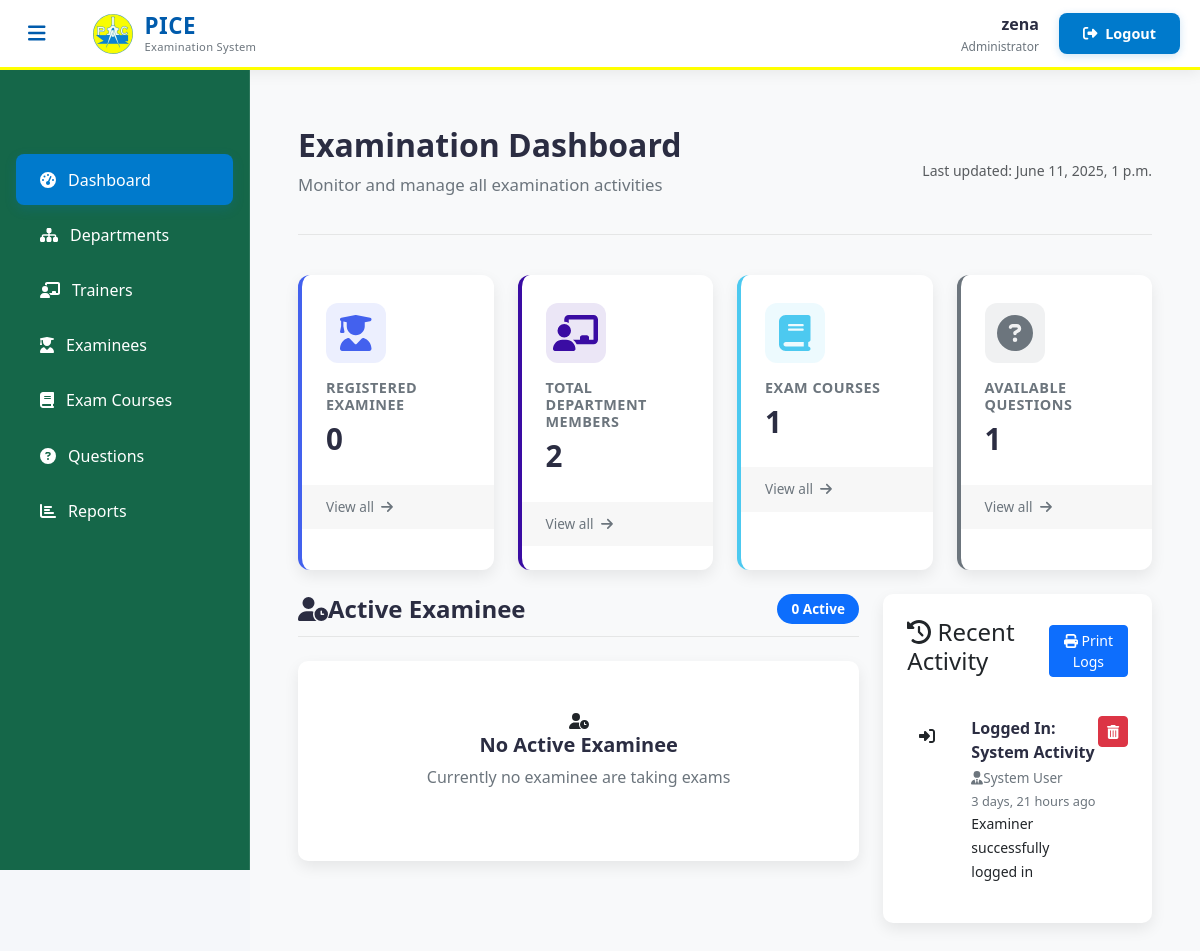
/admin-dashboard (signed in), run on an earlier commit of the app's database.
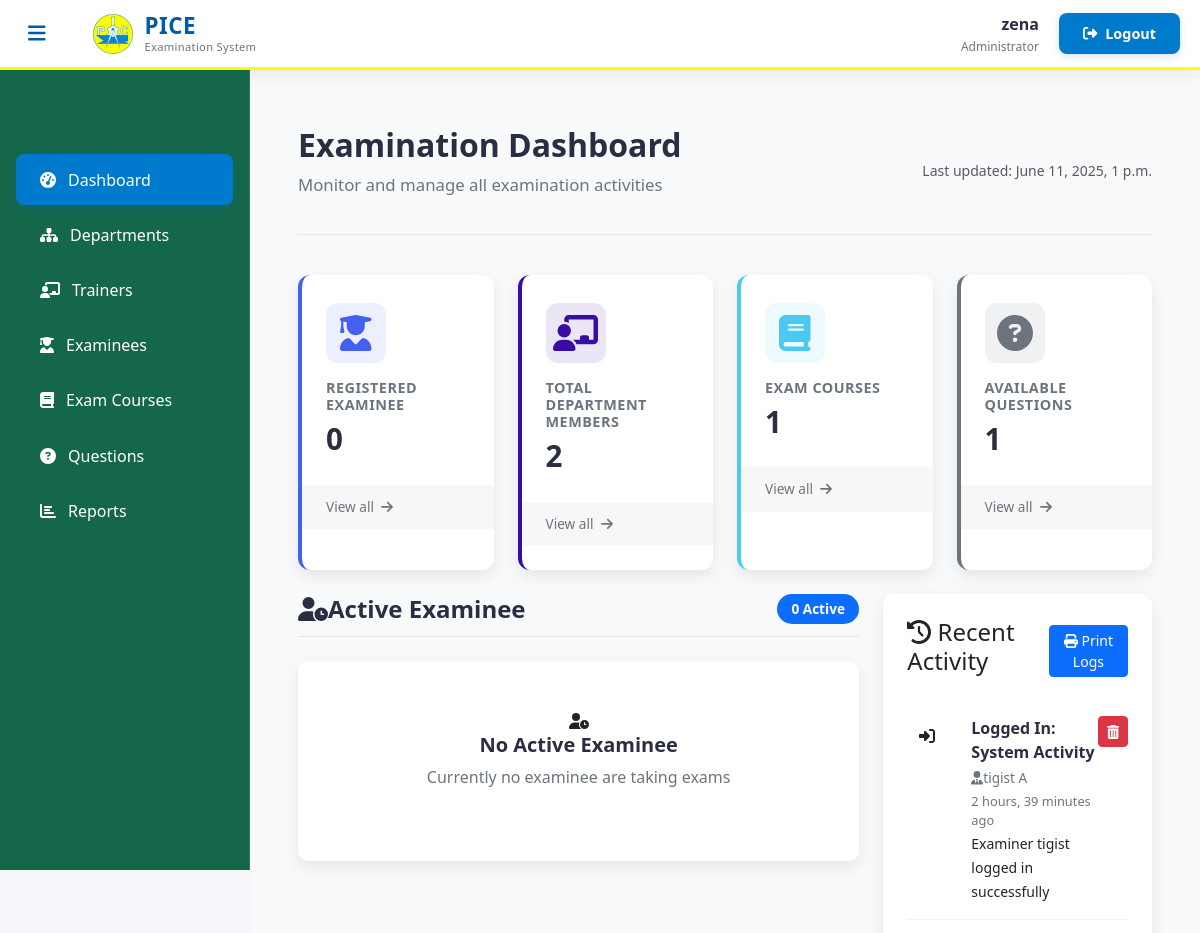
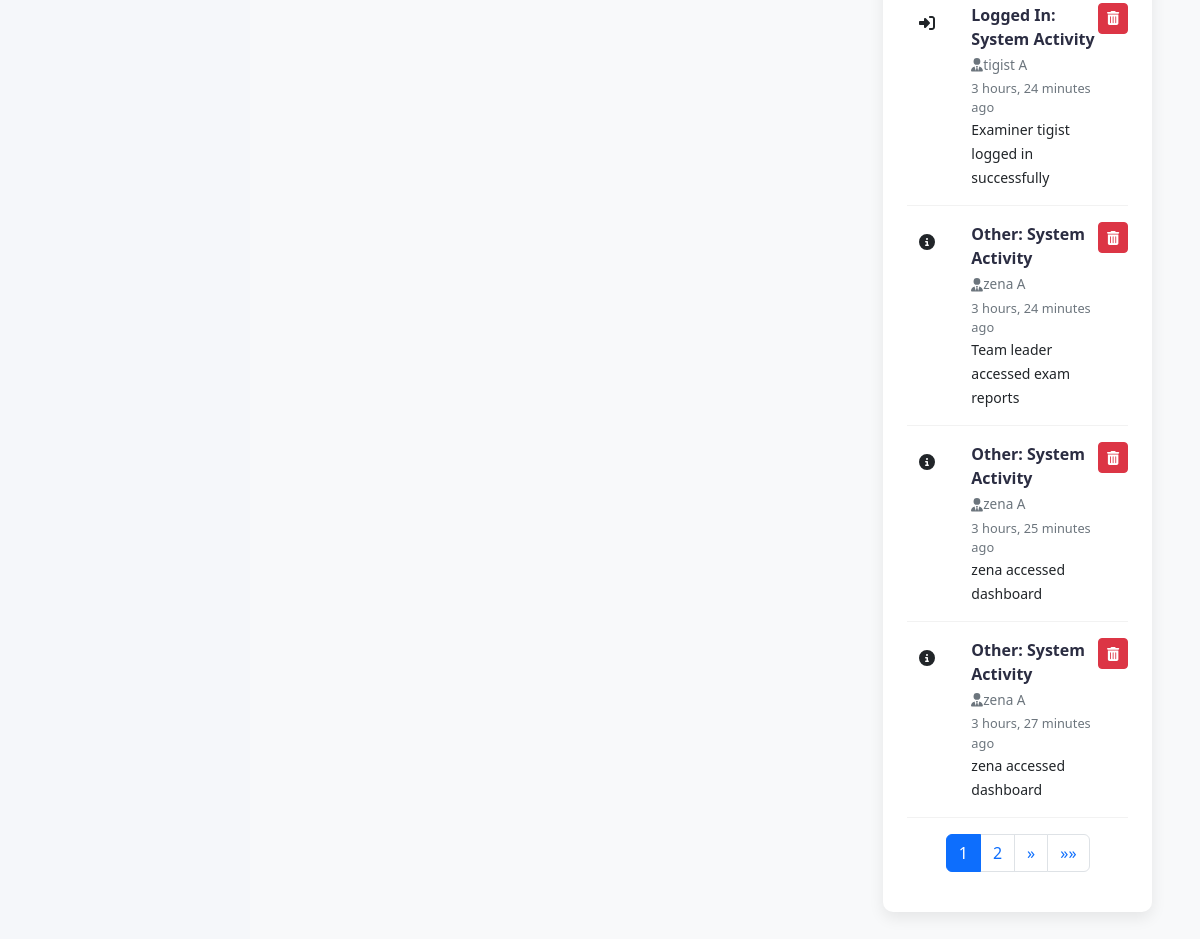
And on a later commit of the database (2 pictures, top to bottom).
### exam/models.py (models this page shows)
class SystemLog(models.Model):
    ACTION_CHOICES = [
        ('CREATE', 'Created'),
        ('UPDATE', 'Updated'),
        ('DELETE', 'Deleted'),
        ('LOGIN', 'Logged In'),
        ('LOGOUT', 'Logged Out'),
        ('OTHER', 'Other'),
    ]
    user = models.ForeignKey(User, on_delete=models.SET_NULL, null=True, blank=True)
    action_time = models.DateTimeField(auto_now_add=True)
    action_type = models.CharField(max_length=10, choices=ACTION_CHOICES)
    content_type = models.ForeignKey(ContentType, on_delete=models.SET_NULL, null=True, blank=True)
    object_id = models.TextField(null=True, blank=True)
    object_repr = models.TextField()
    description = models.TextField(null=True, blank=True)
    class Meta:
        ordering = ['-action_time']
        verbose_name = 'System Log'
        verbose_name_plural = 'System Logs'

### exam/views.py (the view, shortened to what this page needs)
# urls.py: path('admin-dashboard', views.admin_dashboard_view,name='admin-dashboard'),
@login_required(login_url='adminlogin')
def admin_dashboard_view(request):
    active_students = get_active_students()
    all_logs = SystemLog.objects.select_related('user', 'content_type').order_by('-action_time')
    paginator = Paginator(all_logs, 5)  # Show 10 logs per page
    page_number = request.GET.get('page')
    recent_logs = paginator.get_page(page_number)
    now = timezone.now()
    for log in recent_logs:
        log.time_ago = timesince(log.action_time, now) + " ago"
        log.get_action_type_display = dict(SystemLog.ACTION_CHOICES).get(log.action_type, 'Other')
    context = {
        'total_student': SMODEL.Student.objects.all().count(),
        'team_leader_count': TMODEL.Teacher.objects.all().count(),
        'examiner_count': EMODEL.Examiner.objects.all().count(),
        'total_staff': EMODEL.Examiner.objects.all().count() + TMODEL.Teacher.objects.all().count(),
        'total_course': models.Course.objects.all().count(),
        'total_question': models.Question.objects.all().count(),
        'active_students': active_students,
        'recent_logs': recent_logs,
        'paginator': paginator,
        'page_obj': recent_logs,
    }
    return render(request,'exam/admin_dashboard.html', context)

### exam/views.py (called while the page is built)
def get_active_students():
    sessions = Session.objects.filter(expire_date__gte=now())
    uid_list = []
    for session in sessions:
        try:
            data = session.get_decoded()
            uid = data.get('_auth_user_id')
            if uid:
                uid_list.append(uid)
        except Exception:
            continue
    student_users = User.objects.filter(id__in=uid_list, groups__name='STUDENT')
    return SMODEL.Student.objects.filter(user__in=student_users)

### templates/exam/admin_dashboard.html (shortened to what the changed rows need)
{% extends 'exam/adminbase.html' %}
{% load widget_tweaks %}
{% block content %}
<head>
  <link href="https://cdn.jsdelivr.net/npm/bootstrap@5.3.0/dist/css/bootstrap.min.css" rel="stylesheet">
  <link rel="stylesheet" href="https://cdnjs.cloudflare.com/ajax/libs/font-awesome/6.4.0/css/all.min.css">
</head>
<div class="dashboard-container px-3 py-4">
  <div class="dashboard-header">
    <div class="d-flex justify-content-between align-items-center">
      <div>
        <h2 class="mb-2">Examination Dashboard</h2>
      </div>
    </div>
  </div>
  <div class="row">
    <div class="col-lg-4 mb-4">
      <div class="recent-activity">
        {% for log in recent_logs %}
        <div class="activity-item d-flex justify-content-between align-items-start">
          <div class="d-flex">
            <div class="activity-icon {% if log.action_type == 'CREATE' %}exam{% elif log.action_type == 'UPDATE' %}login{% elif log.action_type == 'DELETE' %}warning{% elif log.action_type == 'LOGIN' %}success{% elif log.action_type == 'LOGOUT' %}danger{% else %}default{% endif %}">
              <i class="{% if log.action_type == 'CREATE' %}fas fa-plus{% elif log.action_type == 'UPDATE' %}fas fa-edit{% elif log.action_type == 'DELETE' %}fas fa-trash{% elif log.action_type == 'LOGIN' %}fas fa-sign-in-alt{% elif log.action_type == 'LOGOUT' %}fas fa-sign-out-alt{% else %}fas fa-info-circle{% endif %}"></i>
            </div>
            <div class="activity-content ms-2">
              <div class="activity-title">
                {{ log.get_action_type_display }}: {% if log.object_repr %}{{ log.object_repr }}{% else %}System Activity{% endif %}
              </div>
              <div class="activity-meta">
                <i class="fas fa-user-tie"></i>
                <span>
                  {% if log.user %}
                    {{ log.user.get_full_name|default:log.user.username }}
                  {% else %}
                    System User
                  {% endif %}
                </span>
              </div>
              <div class="activity-time">{{ log.time_ago }}</div>
              {% if log.description %}
              <div class="activity-description">
                <small>{{ log.description }}</small>
              </div>
              {% endif %}
            </div>
          </div>
          <form action="{% url 'delete-log' log.id %}" method="post" style="margin-left: auto;">
            <button class="btn btn-sm btn-danger" type="submit" title="Delete Activity">
              <i class="fas fa-trash-alt"></i>
            </button>
          </form>
        </div>
        {% empty %}
        <div class="activity-item">
          <div class="activity-content">
            <div class="activity-title">No recent activity</div>
          </div>
        </div>
        {% endfor %}
        {% if page_obj.paginator.num_pages > 1 %}
        <nav aria-label="Activity Logs Pagination" class="mt-3">
          <ul class="pagination justify-content-center">
            {% for num in page_obj.paginator.page_range %}
            <li class="page-item {% if page_obj.number == num %}active{% endif %}">
              <a class="page-link" href="?page={{ num }}">{{ num }}</a>
            </li>
            {% endfor %}
            {% if page_obj.has_next %}
            <li class="page-item">
              <a class="page-link" href="?page={{ page_obj.next_page_number }}" aria-label="Next">
                <span aria-hidden="true">&raquo;</span>
              </a>
            </li>
            <li class="page-item">
              <a class="page-link" href="?page={{ page_obj.paginator.num_pages }}" aria-label="Last">
                <span aria-hidden="true">&raquo;&raquo;</span>
              </a>
            </li>
            {% endif %}
          </ul>
        </nav>
        {% endif %}
      </div>
    </div>
  </div>
</div>
{% endblock content %}

What changed in the data, as far as the page shows it:
no longer on this page (row unchanged): SystemLog: action_type "Logged In", object_repr "System Activity", shows "System User", time_ago "3 days, 21 hours ago", description "Examiner successfully logged in"
added SystemLog: action_type "Logged In", object_repr "System Activity", user.get_full_name "tigist A", time_ago "2 hours, 39 minutes ago", description "Examiner tigist logged in successfully"
added SystemLog: action_type "Logged In", object_repr "System Activity", user.get_full_name "tigist A", time_ago "3 hours, 24 minutes ago", description "Examiner tigist logged in successfully"
added SystemLog: action_type "Other", object_repr "System Activity", user.get_full_name "zena A", time_ago "3 hours, 24 minutes ago", description "Team leader accessed exam reports"
added SystemLog: action_type "Other", object_repr "System Activity", user.get_full_name "zena A", time_ago "3 hours, 25 minutes ago", description "zena accessed dashboard"
added SystemLog: action_type "Other", object_repr "System Activity", user.get_full_name "zena A", time_ago "3 hours, 27 minutes ago", description "zena accessed dashboard"
Also different on the page:
new list line: "1"
new list line: "2"
